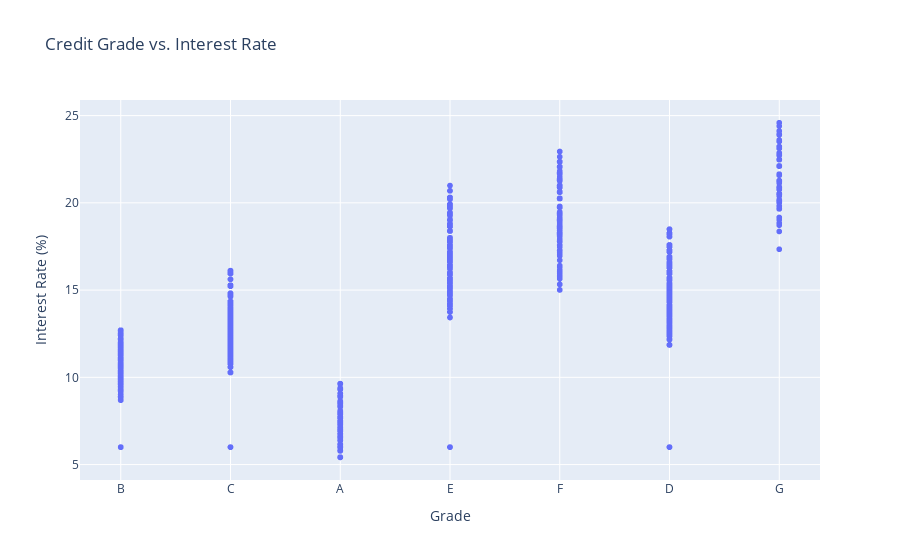

Notebook code cell kept with this figure:
### Markdown cell above
4.Credit Grade vs. Interest Rate

### Code cell
fig = px.scatter(data, x='grade', y='int_rate', title='Credit Grade vs. Interest Rate')
fig.update_traces(marker=dict(size=5, opacity=0.5), selector=dict(mode='markers+lines'))
fig.update_layout(xaxis_title='Grade', yaxis_title='Interest Rate (%)')
fig.show()
# from the graph we can conclued that higer grade will had lower interest rate

### Figure 1 — Plotly figure (JSON) as saved in the notebook; plotly's stock layout.template omitted (floating-point values rounded to 4 significant figures; data arrays with more than 128 entries replaced by an {"elided": "..."} marker saying what was removed)
{"data": [{"hovertemplate": "grade=%{x}<br>int_rate=%{y}<extra></extra>", "legendgroup": "", "marker": {"color": "#636efa", "symbol": "circle"}, "mode": "markers", "name": "", "showlegend": false, "type": "scattergl", "x": {"elided": "39717 str values"}, "xaxis": "x", "y": {"elided": "39717 float values"}, "yaxis": "y"}], "layout": {"legend": {"tracegroupgap": 0}, "title": {"text": "Credit Grade vs. Interest Rate"}, "xaxis": {"anchor": "y", "domain": [0, 1], "title": {"text": "Grade"}}, "yaxis": {"anchor": "x", "domain": [0, 1], "title": {"text": "Interest Rate (%)"}}}}
